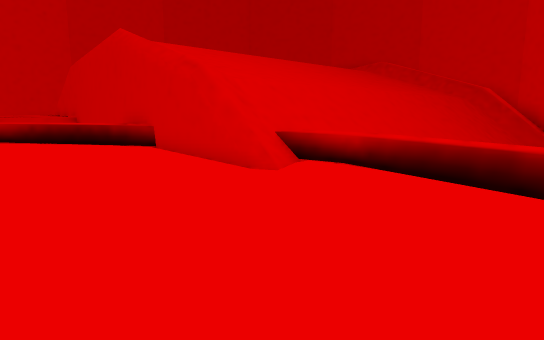
view 1 (above)

12 first-person views from a walk through a scene from a Unity 3-D project. The camera is 1.3 m above the floor, tilts 10° down and sees 70° across. The floor is counted in squares, 1 m on a side. Each view is taken from the middle of a square. On the plan, view 1 faces up. The plan holds only what a view shows up to about 16 squares ahead; the rest is blank. The place goes on beyond the plan. The player is left out. Door leaves are left out, so doorways stand open.

view 2
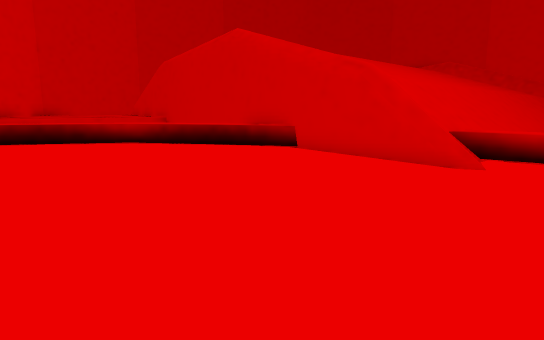

view 3
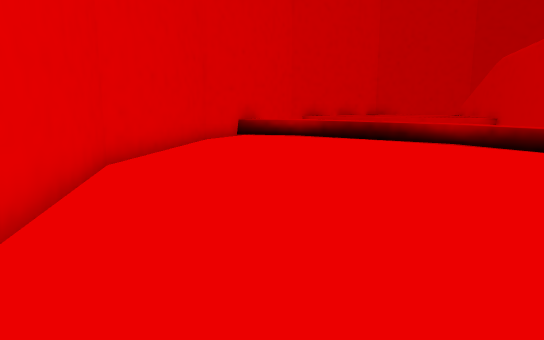

view 4
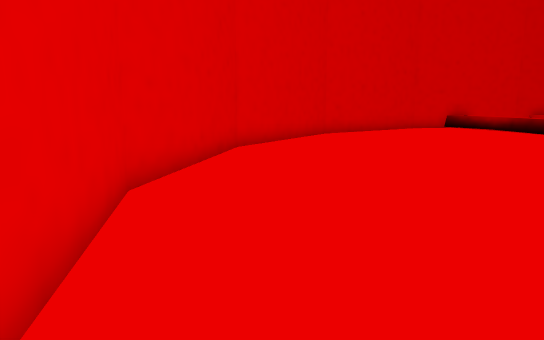

view 5
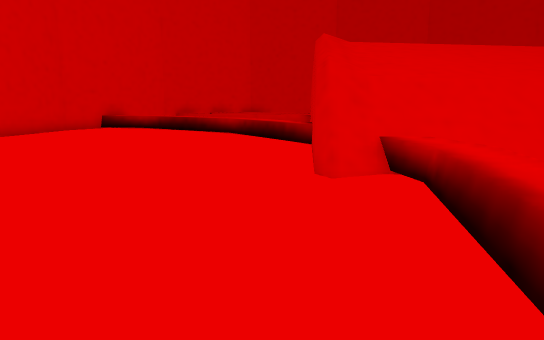

view 6
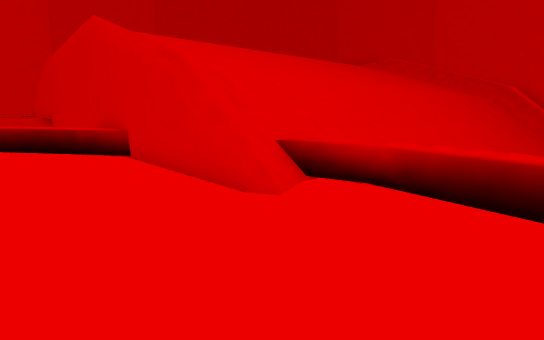

view 7
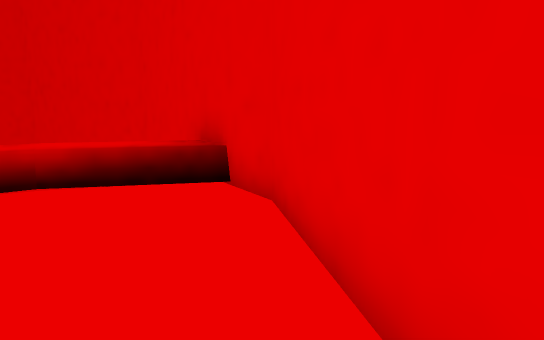

view 8
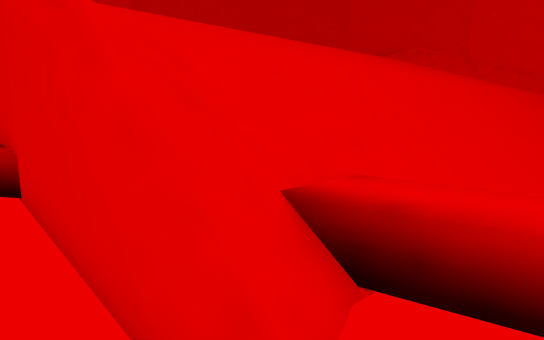

view 9
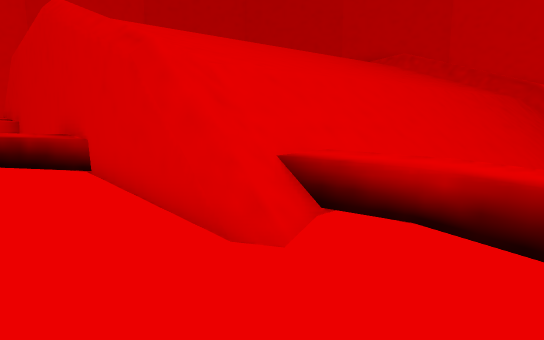

view 10
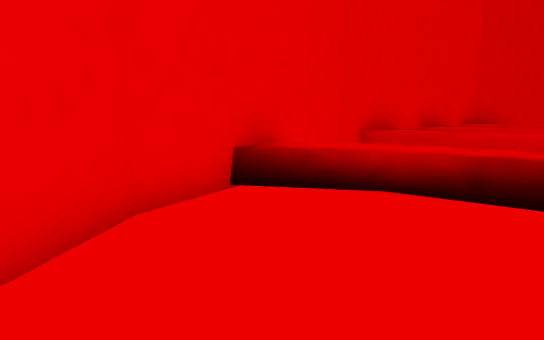

view 11
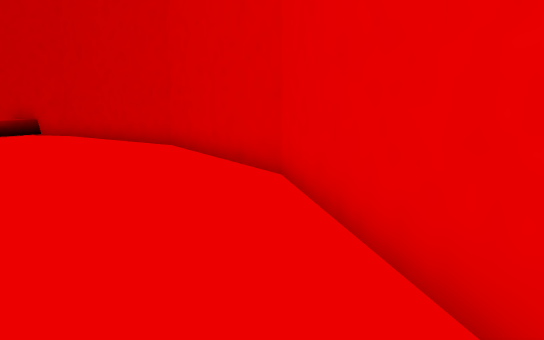

view 12
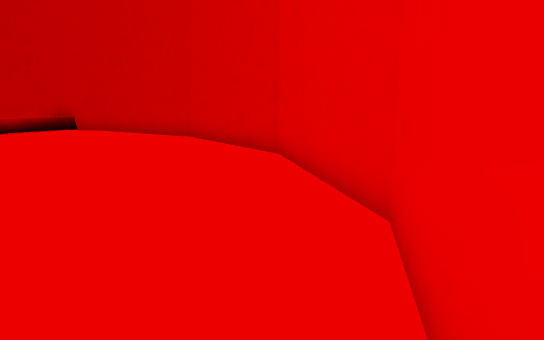

### Floor plan
Points are (right, up) in squares from view 1. A wall is a line through its corners. A room is listed if a view was taken in it or the views show most of it. See-through windows are left out.
Room 1 (views 1, 2, 3, 4, 5, 6, 7, 8, 9, 10, 11, 12)
walls: (-0.5, 7.7) (-1.5, 8.9); (-2.7, 10.3) (-3.1, 10.8); (-16.2, 13) (-15.2, 8) (-12, 3.2) (-7.2, 0) (-1.6, -1.1) (4, 0) (6, 1.3)
low walls: (-3.3, 11) (-8.3, 12) (-13.7, 11) (-15.6, 9.7); (2.4, 6.5) (1.5, 7.8); (3.6, 4.7) (2.6, 6.2); (4.8, 2.2) (4.5, 3.3); (5.1, 0.6) (4.9, 1.6)
ways out: opening at (-0.5, 9)

Positions as (right, up) in squares from view 1, and headings:
1: (0, 0), facing up
2: (-4, 0), facing up
3: (-4, 0), facing up-left
4: (4, 1), facing left
5: (4, 2), facing up-left
6: (0, 2), facing up
7: (-1, 0), facing right
8: (0, 6), facing up
9: (0, 4), facing up
10: (-11, 6), facing up-left
11: (-12, 5), facing down-right
12: (-14, 7), facing down-right
